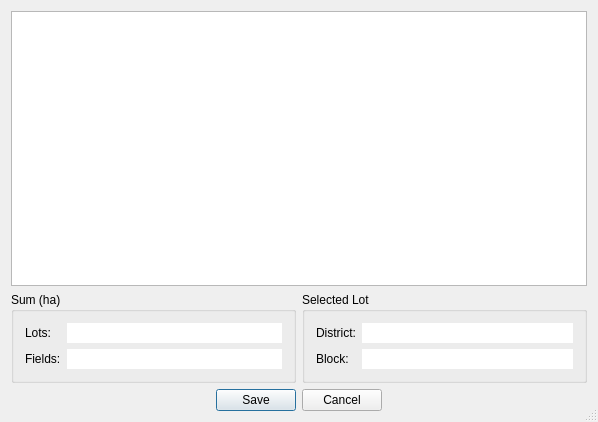
<?xml version="1.0" encoding="UTF-8"?>
<ui version="4.0">
 <class>LotxFildDialogClass</class>
 <widget class="QDialog" name="LotxFildDialogClass">
  <property name="geometry">
   <rect>
    <x>0</x>
    <y>0</y>
    <width>598</width>
    <height>422</height>
   </rect>
  </property>
  <property name="windowTitle">
   <string>Area Allocation</string>
  </property>
  <property name="windowIcon">
   <iconset resource="res/res.qrc">
    <normaloff>:/pic/field.png</normaloff>:/pic/field.png</iconset>
  </property>
  <property name="sizeGripEnabled">
   <bool>true</bool>
  </property>
  <layout class="QVBoxLayout" name="verticalLayout">
   <item>
    <widget class="QTableView" name="tableView">
     <property name="alternatingRowColors">
      <bool>true</bool>
     </property>
     <property name="selectionMode">
      <enum>QAbstractItemView::SingleSelection</enum>
     </property>
    </widget>
   </item>
   <item>
    <layout class="QHBoxLayout" name="horizontalLayout">
     <item>
      <widget class="QGroupBox" name="groupBox">
       <property name="title">
        <string>Sum (ha)</string>
       </property>
       <layout class="QFormLayout" name="formLayout">
        <item row="0" column="0">
         <widget class="QLabel" name="label">
          <property name="text">
           <string>Lots:</string>
          </property>
         </widget>
        </item>
        <item row="0" column="1">
         <widget class="QLineEdit" name="lineEditLotSum">
          <property name="frame">
           <bool>false</bool>
          </property>
          <property name="readOnly">
           <bool>true</bool>
          </property>
         </widget>
        </item>
        <item row="1" column="0">
         <widget class="QLabel" name="label_2">
          <property name="text">
           <string>Fields:</string>
          </property>
         </widget>
        </item>
        <item row="1" column="1">
         <widget class="QLineEdit" name="lineEditFildSum">
          <property name="frame">
           <bool>false</bool>
          </property>
          <property name="readOnly">
           <bool>true</bool>
          </property>
         </widget>
        </item>
       </layout>
      </widget>
     </item>
     <item>
      <widget class="QGroupBox" name="groupBox_2">
       <property name="title">
        <string>Selected Lot</string>
       </property>
       <layout class="QFormLayout" name="formLayout_2">
        <item row="0" column="0">
         <widget class="QLabel" name="label_3">
          <property name="text">
           <string>District:</string>
          </property>
         </widget>
        </item>
        <item row="0" column="1">
         <widget class="QLineEdit" name="lineEditGark">
          <property name="frame">
           <bool>false</bool>
          </property>
          <property name="readOnly">
           <bool>true</bool>
          </property>
         </widget>
        </item>
        <item row="1" column="0">
         <widget class="QLabel" name="label_4">
          <property name="text">
           <string>Block:</string>
          </property>
         </widget>
        </item>
        <item row="1" column="1">
         <widget class="QLineEdit" name="lineEditLot">
          <property name="frame">
           <bool>false</bool>
          </property>
          <property name="readOnly">
           <bool>true</bool>
          </property>
         </widget>
        </item>
       </layout>
      </widget>
     </item>
    </layout>
   </item>
   <item>
    <widget class="QDialogButtonBox" name="buttonBox">
     <property name="standardButtons">
      <set>QDialogButtonBox::Cancel|QDialogButtonBox::Save</set>
     </property>
     <property name="centerButtons">
      <bool>true</bool>
     </property>
    </widget>
   </item>
  </layout>
 </widget>
 <layoutdefault spacing="6" margin="11"/>
 <resources>
  <include location="res/res.qrc"/>
 </resources>
 <connections>
  <connection>
   <sender>buttonBox</sender>
   <signal>accepted()</signal>
   <receiver>LotxFildDialogClass</receiver>
   <slot>accept()</slot>
   <hints>
    <hint type="sourcelabel">
     <x>249</x>
     <y>344</y>
    </hint>
    <hint type="destinationlabel">
     <x>101</x>
     <y>318</y>
    </hint>
   </hints>
  </connection>
  <connection>
   <sender>buttonBox</sender>
   <signal>rejected()</signal>
   <receiver>LotxFildDialogClass</receiver>
   <slot>reject()</slot>
   <hints>
    <hint type="sourcelabel">
     <x>363</x>
     <y>349</y>
    </hint>
    <hint type="destinationlabel">
     <x>494</x>
     <y>321</y>
    </hint>
   </hints>
  </connection>
 </connections>
</ui>
